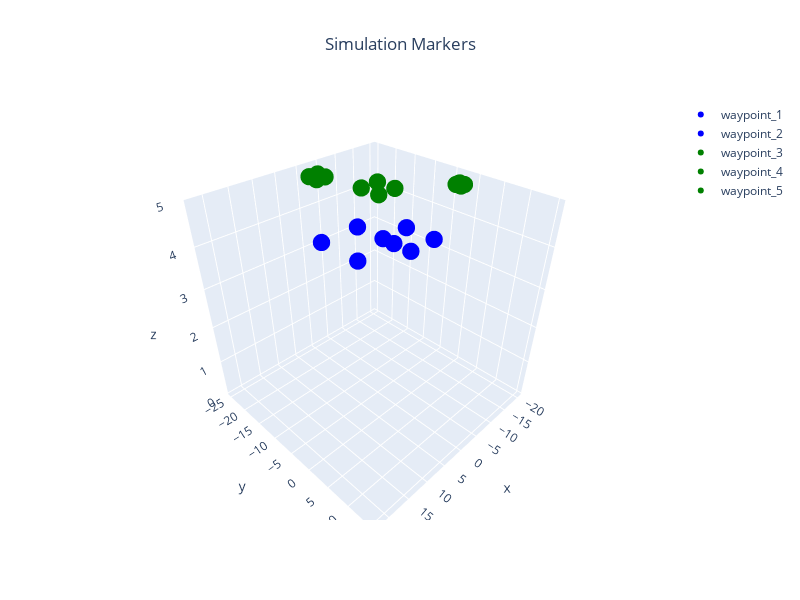

Notebook code for this chart:
### Markdown cell above
## Visualization Parameters

### Code cell
homes = np.array([offset[:3] for offset in offsets])
global_paths = [
    local2global(np.array(path), home)
    for path, home in zip(local_paths, homes)
]
colors = 2*[Color.BLUE]+3*[Color.GREEN]  # must agree with n_vehicles
waypoints = {
    f"waypoint_{i+1}": {"pos": global_paths[i], "color": colors[i]}
    for i in range(n_vehicles)
}
plot_3d_interactive(
    waypoints, title="Simulation Markers", expand=[0.2, 0.2, 0.6], ground=-0.05
)

### Figure 1 — Plotly figure (JSON) as saved in the notebook; plotly's stock layout.template omitted (floating-point values rounded to 4 significant figures)
{"data": [{"marker": {"color": "blue", "size": 6}, "mode": "markers", "name": "waypoint_1", "type": "scatter3d", "x": [5, 5, 10, 10, 5], "y": [5, 10, 10, 5, 5], "z": [5, 5, 5, 5, 5]}, {"marker": {"color": "blue", "size": 6}, "mode": "markers", "name": "waypoint_2", "type": "scatter3d", "x": [10, 10, 17, 17, 10], "y": [0, 7, 7, 0, 0], "z": [5, 5, 5, 5, 5]}, {"marker": {"color": "green", "size": 6}, "mode": "markers", "name": "waypoint_3", "type": "scatter3d", "x": [-5, -5, -1, -1, -5], "y": [-10, -6, -6, -10, -10], "z": [5, 5, 5, 5, 5]}, {"marker": {"color": "green", "size": 6}, "mode": "markers", "name": "waypoint_4", "type": "scatter3d", "x": [-15, -15, -14, -14, -15], "y": [0, 1, 1, 0, 0], "z": [5, 5, 5, 5, 5]}, {"marker": {"color": "green", "size": 6}, "mode": "markers", "name": "waypoint_5", "type": "scatter3d", "x": [0, 0, 2, 2, 0], "y": [-20, -18, -18, -20, -20], "z": [5, 5, 5, 5, 5]}], "layout": {"height": 600, "scene": {"xaxis": {"range": [-21.4, 23.4], "title": {"text": "x"}}, "yaxis": {"range": [-26, 16], "title": {"text": "y"}}, "zaxis": {"range": [-0.05, 5], "title": {"text": "z"}}}, "showlegend": true, "title": {"text": "Simulation Markers", "x": 0.5, "xanchor": "center"}, "width": 800}}
